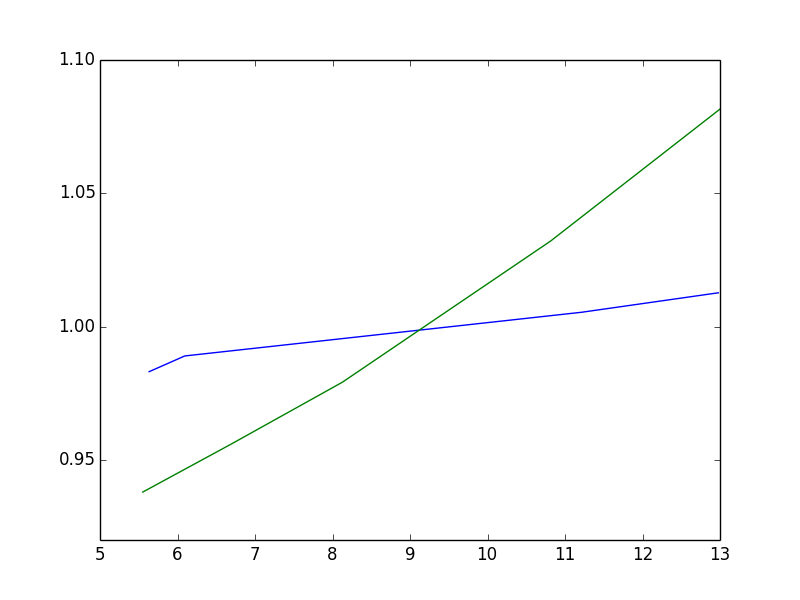

Generate this figure with Python:
from matplotlib import pyplot as plt
import numpy as np

datax_1 = [5.634, 6.094, 11.214, 12.978]
datay_1 = [0.98312, 0.98902, 1.0054, 1.0127]

datax_2 = [12.996, 10.814, 8.128, 6.696, 5.552]
datay_2 = [1.0815, 1.0321, 0.97918, 0.95602, 0.93798]

plt.plot(datax_1, datay_1)
plt.plot(datax_2, datay_2)

plt.savefig('delka_perioda.png')
